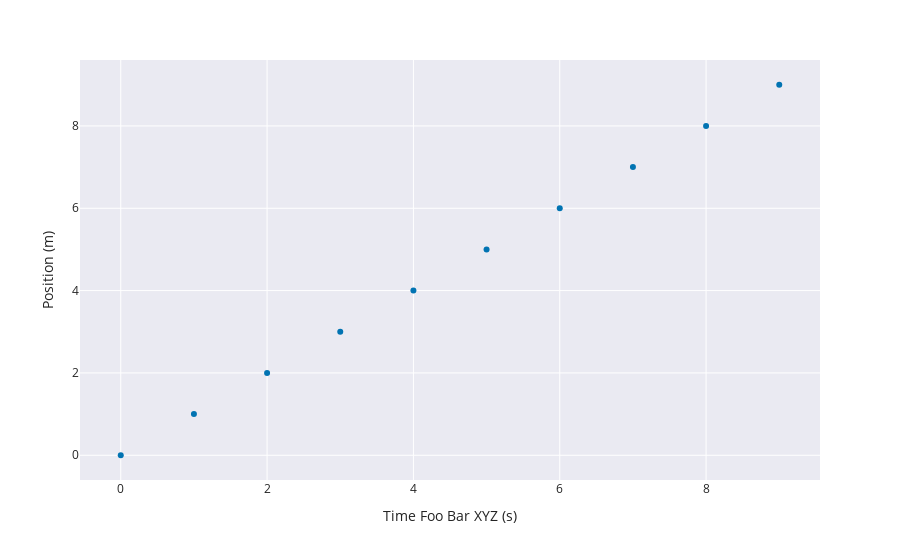

Notebook code for this chart:
### Code cell
df = pd.DataFrame({'time_foo_bar_xyz__s__': range(10), 'position__m__': range(10), 'speed__m/s__': 10*[1]})
px.scatter(df, x='time_foo_bar_xyz__s__', y='position__m__').show()

### Figure 1 — Plotly figure (JSON) as saved in the notebook; plotly's stock layout.template omitted (floating-point values rounded to 4 significant figures)
{"data": [{"hovertemplate": "Time Foo Bar XYZ (s)=%{x}<br>Position (m)=%{y}<extra></extra>", "legendgroup": "", "marker": {"color": "#0173b2", "symbol": "circle"}, "mode": "markers", "name": "", "orientation": "v", "showlegend": false, "type": "scatter", "x": [0, 1, 2, 3, 4, 5, 6, 7, 8, 9], "xaxis": "x", "y": [0, 1, 2, 3, 4, 5, 6, 7, 8, 9], "yaxis": "y"}], "layout": {"legend": {"tracegroupgap": 0}, "margin": {"t": 60}, "xaxis": {"anchor": "y", "domain": [0, 1], "title": {"text": "Time Foo Bar XYZ (s)"}}, "yaxis": {"anchor": "x", "domain": [0, 1], "title": {"text": "Position (m)"}}}}
